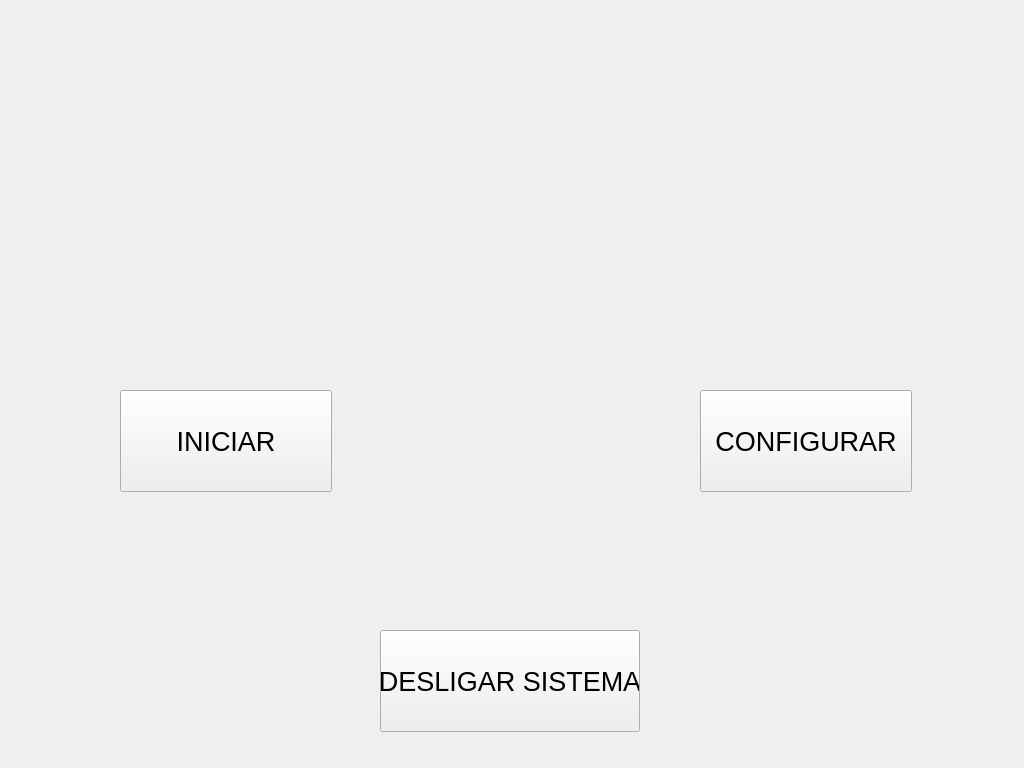
<?xml version="1.0" encoding="UTF-8"?>
<ui version="4.0">
 <class>TelaInicial</class>
 <widget class="QWidget" name="TelaInicial">
  <property name="geometry">
   <rect>
    <x>0</x>
    <y>0</y>
    <width>1024</width>
    <height>768</height>
   </rect>
  </property>
  <property name="windowTitle">
   <string>Form</string>
  </property>
  <widget class="QPushButton" name="btIniciar">
   <property name="geometry">
    <rect>
     <x>120</x>
     <y>390</y>
     <width>212</width>
     <height>102</height>
    </rect>
   </property>
   <property name="font">
    <font>
     <pointsize>20</pointsize>
    </font>
   </property>
   <property name="text">
    <string>INICIAR</string>
   </property>
  </widget>
  <widget class="QPushButton" name="btConfigurar">
   <property name="geometry">
    <rect>
     <x>700</x>
     <y>390</y>
     <width>212</width>
     <height>102</height>
    </rect>
   </property>
   <property name="font">
    <font>
     <pointsize>20</pointsize>
    </font>
   </property>
   <property name="text">
    <string>CONFIGURAR</string>
   </property>
  </widget>
  <widget class="QLabel" name="lbLogo">
   <property name="geometry">
    <rect>
     <x>23</x>
     <y>40</y>
     <width>980</width>
     <height>210</height>
    </rect>
   </property>
   <property name="styleSheet">
    <string notr="true">border-image: url(:/logo/logo_qualifix.JPG);
border-image: url(:/logo/logo_qualifix.JPG);</string>
   </property>
   <property name="text">
    <string/>
   </property>
  </widget>
  <widget class="QPushButton" name="btDesligarSistema">
   <property name="geometry">
    <rect>
     <x>380</x>
     <y>630</y>
     <width>260</width>
     <height>102</height>
    </rect>
   </property>
   <property name="font">
    <font>
     <pointsize>20</pointsize>
    </font>
   </property>
   <property name="text">
    <string>DESLIGAR SISTEMA</string>
   </property>
  </widget>
 </widget>
 <resources>
  <include location="../img/logo_qualifix.qrc"/>
 </resources>
 <connections/>
</ui>
